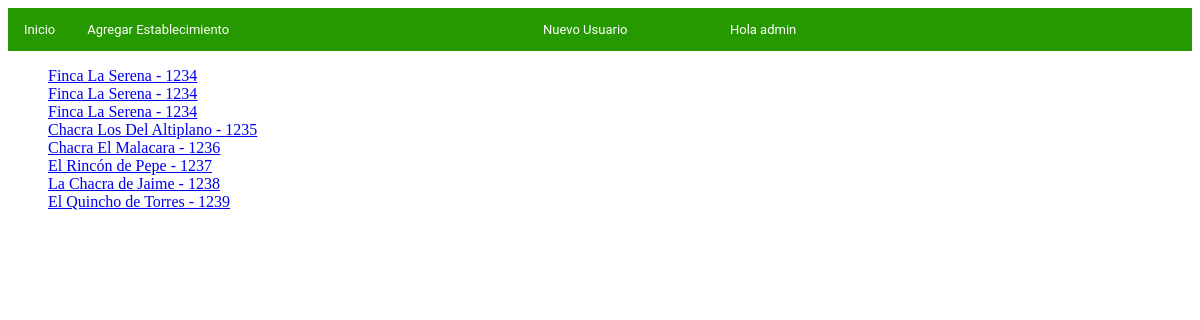
The app's page /establecimientos/listar/ (signed in) with its own data.
### apps/establecimientos/models.py (models this page shows, shortened)
class Establecimiento (models.Model):
    nombre = models.CharField(max_length=50)
    nro = models.IntegerField()
    lat = models.DecimalField(max_digits=9, decimal_places=6)
    long = models.DecimalField(max_digits=9, decimal_places=6)
    regimen = models.ForeignKey(RegimenTenencia, on_delete=models.CASCADE)

### apps/establecimientos/views.py (the view)
# urls.py: url(r'listar/$', views.IndexView.as_view(), name='listar'),
class IndexView(generic.ListView):
    template_name = 'establecimientos/establecimientos.html'
    context_object_name = 'lista_estableciemiento'
    def get_queryset(self):
        return Establecimiento.objects.all()

### apps/establecimientos/templates/establecimientos/establecimientos.html (shortened to what this page needs)
{% extends 'establecimientos/base.html' %}
{% block body %}
    <ul>
        {% for establecimiento in lista_estableciemiento %}
            <a href="{% url 'establecimientos:detalle' establecimiento.id %}" >{{ establecimiento.nombre }}  -  {{ establecimiento.nro }}</a>
            <br>
        {% endfor %}
    </ul>
{% endblock%}

### apps/establecimientos/templates/establecimientos/base.html (shortened to what this page needs)
<!DOCTYPE html>
<html lang="en">
<head>
</head>
<body>
    <nav>
        <ul>
            <li><a class="active" href="{% url 'establecimientos:listar' %}">Inicio</a></li>
            <li><a href={% url 'establecimientos:establemiento-agregar' %}>Agregar Establecimiento</a></li>
            <li><a> </a></li>
            <li><a> </a></li>
            <li><a> </a></li>
            <li><a> </a></li>
            <li><a> </a></li>
            <li><a> </a></li>
            <li><a> </a></li>
            <li><a> </a></li>
            <li><a href={% url 'establecimientos:registrar' %}>Nuevo Usuario</a></li>
            <li><a> </a></li>
            <li><a> </a></li>
            <li><a>Hola {{ request.user.username }}</a> </li>
        </ul>
    </nav>
    {% block body %}
    {% endblock %}
</body>
</html>

### apps/establecimientos/templates/establecimientos/base.html (style rules this page uses)
nav ul { list-style-type: none; margin: 0; padding: 0; overflow: hidden; background-color: #269900; font-family: "Roboto", "Lucida Grande", Verdana, Arial, sans-serif; font-size: small; }
nav li { float: left; }
nav li a { display: block; color: white; text-align: center; padding: 14px 16px; text-decoration: none; }

### records on screen
Establecimiento: nombre "Finca La Serena", nro "1234"
Establecimiento: nombre "Finca La Serena", nro "1234"
Establecimiento: nombre "Finca La Serena", nro "1234"
Establecimiento: nombre "Chacra Los Del Altiplano", nro "1235"
Establecimiento: nombre "Chacra El Malacara", nro "1236"
Establecimiento: nombre "El Rincón de Pepe", nro "1237"
Establecimiento: nombre "La Chacra de Jaime", nro "1238"
Establecimiento: nombre "El Quincho de Torres", nro "1239"

### other values on screen
{{ request.user.username }} "admin"
